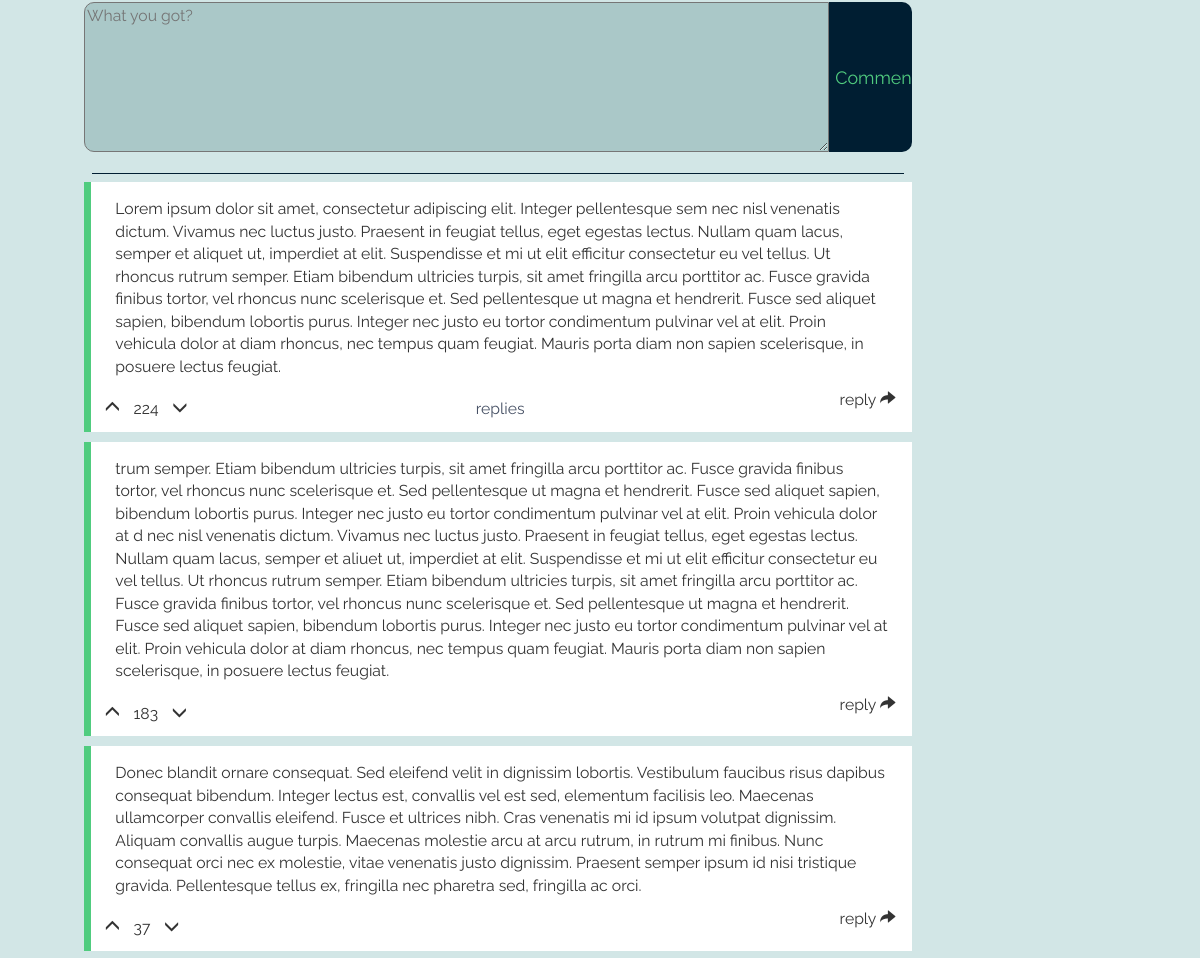
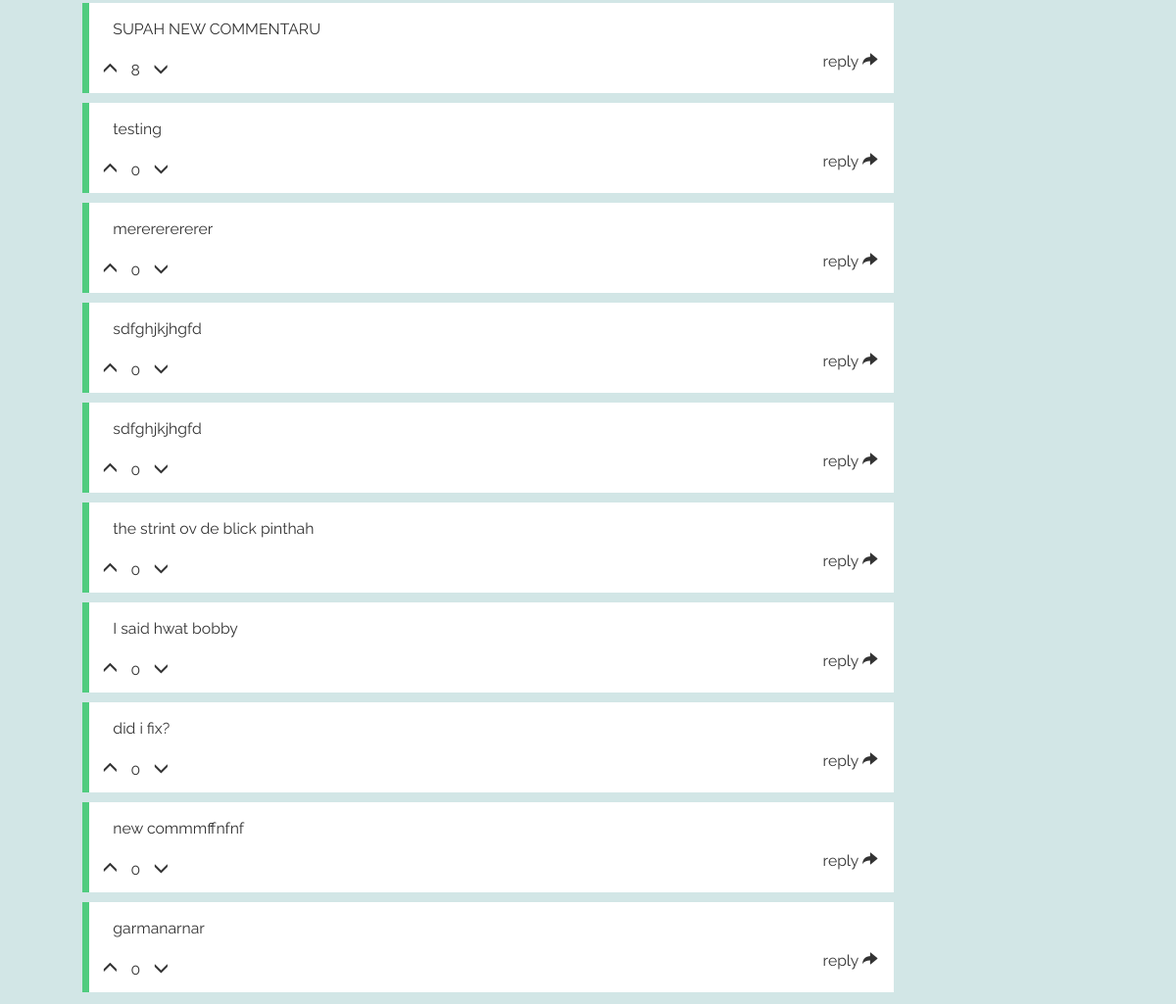
Before: /solution/ (lower part) with the older database file (2 pictures, top to bottom).
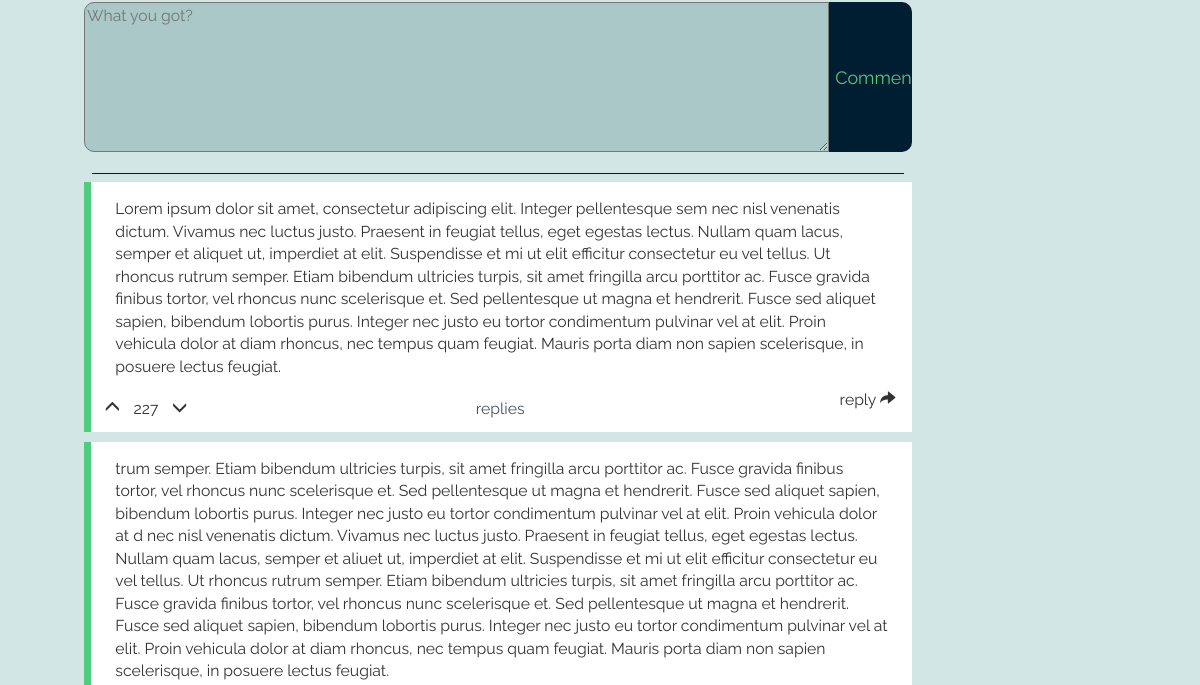
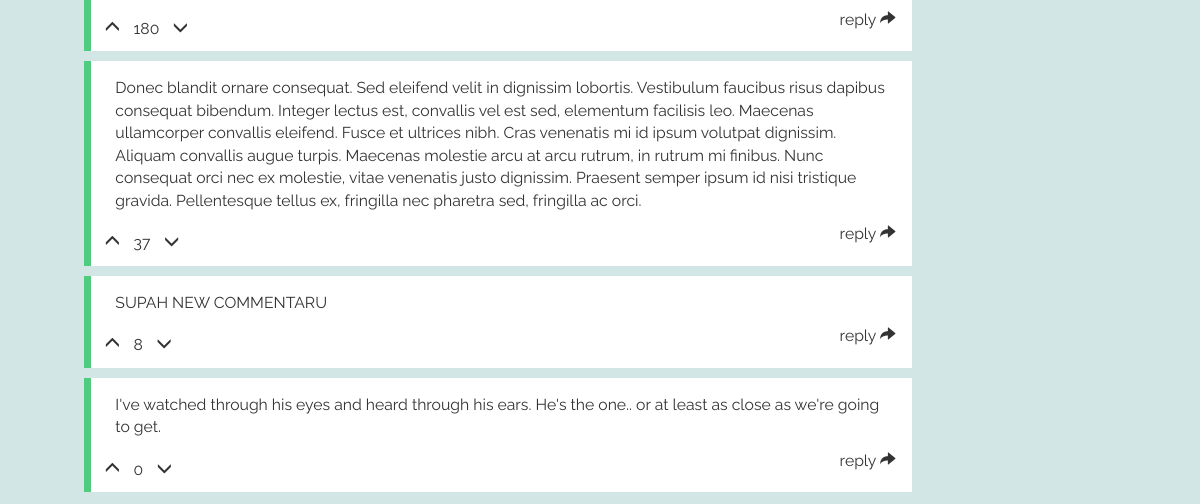
After: the same page with the newer database file (2 pictures, top to bottom).
### solution/models.py (models this page shows, shortened)
class Comment(models.Model):
    module = models.ForeignKey(Module, null=True, blank=True)
    par_comment = models.ForeignKey('self', null=True, blank=True, related_name="comkids")
    points = models.IntegerField(default=0)
    content = models.TextField()
    class Meta:
        ordering = ['-points']

### solution/views.py (the view)
# urls.py: url(r'^solution/$', views.post),
def post(request):
    modules = Module.objects.all()
    current_module = Module.objects.get(title="Table of Contents")
    return render(request, 'solve.html', {'modules': modules, 'sections': current_module.section_set.all(), 'comments': current_module.comment_set.all(), 'current_module': current_module,})

### solution/templatetags/solution_extras.py (called while the page is built)
@register.inclusion_tag('comChildren.html')
def com_children_tag(comment):
    children = comment.comkids.all
    return {'children': children}

### solution/templates/solve.html (shortened to what this page needs)
<!DOCTYPE HTML>
<html lang="en">
<head>
  <link rel="stylesheet" href="https://maxcdn.bootstrapcdn.com/bootstrap/3.3.7/css/bootstrap.min.css">
  <link rel="stylesheet" type="text/css" href="/static/css/solve.css"></link>
  {% load solution_extras %}
</head>
<body>
  <div id="com_load">
    <div class="comments">
      <form method="POST" action="/solution/" id="comment_form" module="{{ current_module.pk }}">
        <textarea name="new_comment" id="comment_area" placeholder="What you got?"></textarea>
        <input type="submit" value="Comment" id="comment_submit">
      </form>
      <hr>
      {% for comment in comments %}
        <div class="comm" id="com_{{ comment.pk }}" pkid="{{ comment.pk }}">
          <p class="comment_text" pkid="{{ comment.pk }}">{{ comment.content }}</p>
          <div class="comment_points_wrap">
            <p class="comment_points">
              <span class="glyphicon glyphicon-menu-up comment_up" pkid="{{ comment.pk }}"></span>
            </p>
            <p class="comment_points" id="compoints_{{ comment.pk }}">{{ comment.points }}</p>
            <p class="comment_points">
              <span class="glyphicon glyphicon-menu-down comment_down" pkid="{{ comment.pk }}"></span>
            </p>
          </div>
          <div class="expand_wrap" pkid="{{ comment.pk }}">
          {% if comment.comkids.count > 0 %}
              <p class="expandable">replies</p>
          {% endif %}
          </div>
          <div class="reply_wrap" pkid="{{ comment.pk }}">
            <p class="reply">reply <span class="glyphicon glyphicon-share-alt"></span></p>
          </div>
        </div>
      {% endfor %}
    </div>
  </div>
</body>

### solution/templates/comChildren.html (shortened to what this page needs)
{% load solution_extras %}

### static/css/solve.css (style rules this page uses)
body { margin: 0%; background-color: rgb(210,230,230) !important; font-family: 'Raleway', sans-serif; }
p { margin: 1% 2% !important; font-size: 1.5em; }
hr { border-top: 1px solid rgb(0,30,50) !important; margin: 0% 1%; }
.comments { margin: 1% 1% 1% 7%; background-color: inherit; font-size: .75em; width: 69%; }
#comment_form { margin:0%; padding-bottom: 2%; }
#comment_area { width: 90%; height: 150px; margin: 0%; font-size: 1.5em; background-color: rgb(170,200,200); border-top-left-radius: 10px; border-bottom-left-radius: 10px; display:inline-block; }
#comment_submit { float:right; display: inline-block; width: 10%; height:150px; font-size: 1.7em; border-style: none; background-color: rgb(0,30,50); color: rgb(80,204,127); margin:0%; border-top-right-radius: 10px; border-bottom-right-radius: 10px; }
.comm { margin: 1% 0% 1% 0%; background-color: white; padding: 1%; border-left: 7px solid rgb(80, 204, 127); font-size: inherit; }
.comment_points { display: inline-block; }
.comment_points_wrap { width: 33%; display: inline-block; }
.expandable { text-align: center; color:rgb(70,80,100); }
.expand_wrap { width: 33%; display: inline-block; }
.reply_wrap { width: 33%; display: inline-block; }
.reply { display: inline-block; float: right; }

Changed rows visible on the page:
removed Comment: content "testing", points "0"
removed Comment: content "merererererer", points "0"
removed Comment: content "sdfghjkjhgfd", points "0"
removed Comment: content "sdfghjkjhgfd", points "0"
removed Comment: content "the strint ov de blick pinthah", points "0"
removed Comment: content "I said hwat bobby", points "0"
removed Comment: content "did i fix?", points "0"
removed Comment: content "new commmffnfnf", points "0"
removed Comment: content "garmanarnar", points "0"
changed Comment (number 1 of 5 on the later page): points "224" → "227"
changed Comment (number 2 of 5 on the later page): points "183" → "180"
added Comment: content "I've watched through his eyes and heard through his ears. He's the one.. or at least as close as we're going to get.", points "0"
